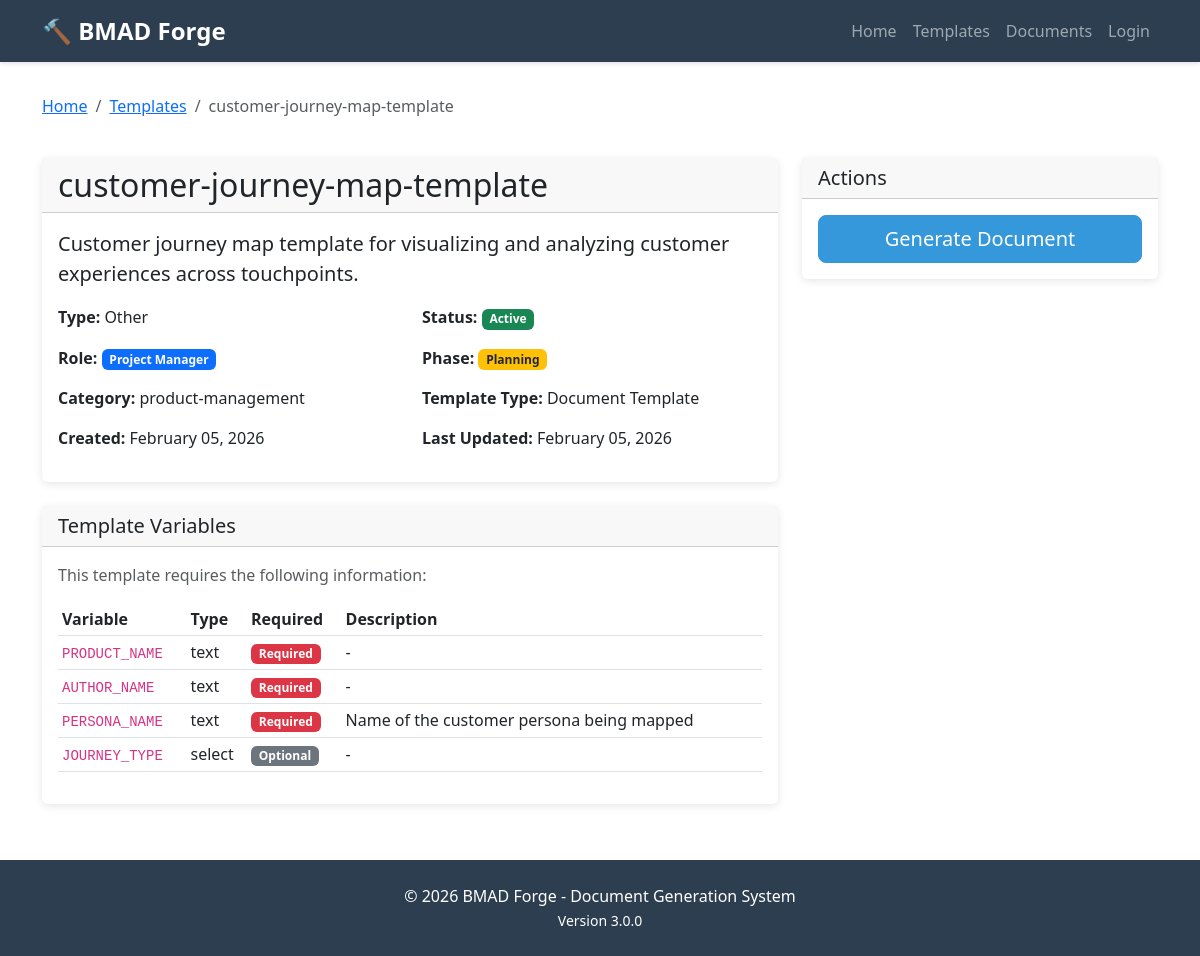
/forge/templates/2/, run on the app's committed database.
### forge/models.py (models this page shows, shortened)
class DocumentTemplate(models.Model):
    DOCUMENT_TYPES = [
        ('memorandum', 'Memorandum'),
        ('letter', 'Letter'),
        ('report', 'Report'),
        ('form', 'Form'),
        ('other', 'Other'),
    ]
    AGENT_ROLES = [
        ('orchestrator', 'Orchestrator'),
        ('analyst', 'Analyst'),
        ('pm', 'Project Manager'),
        ('architect', 'Architect'),
        ('scrum_master', 'Scrum Master'),
        ('developer', 'Developer'),
        ('qa', 'QA Engineer'),
    ]
    WORKFLOW_PHASES = [
        ('planning', 'Planning'),
        ('development', 'Development'),
    ]
    TEMPLATE_TYPES = [
        ('template', 'Document Template'),
        ('agent', 'Agent Prompt'),
    ]
    name = models.CharField(max_length=200, unique=True)
    document_type = models.CharField(max_length=50, choices=DOCUMENT_TYPES, default='other')
    description = models.TextField(blank=True)
    template_content = models.TextField(help_text="HTML template content")
    css_content = models.TextField(blank=True, help_text="CSS styling")
    js_content = models.TextField(blank=True, help_text="JavaScript for interactivity")
    agent_role = models.CharField(max_length=50, choices=AGENT_ROLES, blank=True)
    agent_roles = models.JSONField(default=list, blank=True)
    workflow_phase = models.CharField(max_length=50, choices=WORKFLOW_PHASES, blank=True)
    category = models.CharField(max_length=100, blank=True)
    template_type = models.CharField(max_length=20, choices=TEMPLATE_TYPES, default='template')
    source_file = models.CharField(max_length=255, blank=True, unique=True, null=True)
    created_at = models.DateTimeField(auto_now_add=True)
    updated_at = models.DateTimeField(auto_now=True)
    created_by = models.ForeignKey(User, on_delete=models.SET_NULL, null=True, related_name='templates_created')
    is_active = models.BooleanField(default=True)
    template_variables = models.TextField(
        blank=True,
        help_text="JSON object defining required variables"
    )
    class Meta:
        ordering = ['name']
        verbose_name = 'Document Template'
        verbose_name_plural = 'Document Templates'
        indexes = [
            models.Index(fields=['agent_role', 'workflow_phase']),
        ]
    def get_variables(self):
        if self.template_variables:
            try:
                return json.loads(self.template_variables)
            except json.JSONDecodeError:
                return {}
        return {}

### forge/views.py (the view)
# urls.py: path('templates/<int:template_id>/', views.template_detail, name='template_detail'),
def template_detail(request, template_id):
    template = get_object_or_404(DocumentTemplate, id=template_id)
    recent_docs = template.generated_documents.all()[:10]
    context = {
        'template': template,
        'recent_documents': recent_docs,
        'variables': template.get_variables(),
    }
    return render(request, 'forge/template_detail.html', context)

### forge/templates/forge/template_detail.html (shortened to what this page needs)
{% extends 'forge/base.html' %}
{% block content %}
<div class="row mb-4">
    <div class="col-12">
        <nav aria-label="breadcrumb">
            <ol class="breadcrumb">
                <li class="breadcrumb-item"><a href="{% url 'forge:index' %}">Home</a></li>
                <li class="breadcrumb-item"><a href="{% url 'forge:template_list' %}">Templates</a></li>
                <li class="breadcrumb-item active">{{ template.name }}</li>
            </ol>
        </nav>
    </div>
</div>
<div class="row">
    <div class="col-md-8">
        <div class="card mb-4">
            <div class="card-header">
                <h2 class="mb-0">{{ template.name }}</h2>
            </div>
            <div class="card-body">
                <p class="lead">{{ template.description }}</p>
                <div class="row">
                    <div class="col-md-6">
                        <p><strong>Type:</strong> {{ template.get_document_type_display }}</p>
                    </div>
                    <div class="col-md-6">
                        <p><strong>Status:</strong>
                            {% if template.is_active %}
                            <span class="badge bg-success">Active</span>
                            {% else %}
                            <span class="badge bg-secondary">Inactive</span>
                            {% endif %}
                        </p>
                    </div>
                </div>
                <div class="row">
                    <div class="col-md-6">
                        <p><strong>Role:</strong>
                            {% if template.agent_role %}
                            <span class="badge bg-primary">{{ template.get_agent_role_display }}</span>
                            {% else %}-{% endif %}
                        </p>
                    </div>
                    <div class="col-md-6">
                        <p><strong>Phase:</strong>
                            {% if template.workflow_phase %}
                            <span class="badge {% if template.workflow_phase == 'planning' %}bg-warning text-dark{% else %}bg-success{% endif %}">{{ template.get_workflow_phase_display }}</span>
                            {% else %}-{% endif %}
                        </p>
                    </div>
                </div>
                <div class="row">
                    <div class="col-md-6">
                        <p><strong>Category:</strong> {{ template.category|default:"-" }}</p>
                    </div>
                    <div class="col-md-6">
                        <p><strong>Template Type:</strong> {{ template.get_template_type_display }}</p>
                    </div>
                </div>
                <div class="row">
                    <div class="col-md-6">
                        <p><strong>Created:</strong> {{ template.created_at|date:"F d, Y" }}</p>
                    </div>
                    <div class="col-md-6">
                        <p><strong>Last Updated:</strong> {{ template.updated_at|date:"F d, Y" }}</p>
                    </div>
                </div>
            </div>
        </div>
        {% if variables %}
        <div class="card mb-4">
            <div class="card-header">
                <h5 class="mb-0">Template Variables</h5>
            </div>
            <div class="card-body">
                <p class="text-muted">This template requires the following information:</p>
                <div class="table-responsive">
                    <table class="table table-sm">
                        <thead>
                            <tr>
                                <th>Variable</th>
                                <th>Type</th>
                                <th>Required</th>
                                <th>Description</th>
                            </tr>
                        </thead>
                        <tbody>
                            {% for var_name, var_config in variables.items %}
                            <tr>
                                <td><code>{{ var_name }}</code></td>
                                <td>{{ var_config.type|default:"text" }}</td>
                                <td>
                                    {% if var_config.required %}
                                    <span class="badge bg-danger">Required</span>
                                    {% else %}
                                    <span class="badge bg-secondary">Optional</span>
                                    {% endif %}
                                </td>
                                <td>{{ var_config.help_text|default:"-" }}</td>
                            </tr>
                            {% endfor %}
                        </tbody>
                    </table>
                </div>
            </div>
        </div>
        {% endif %}
    </div>
    <div class="col-md-4">
        <div class="card mb-4">
            <div class="card-header">
                <h5 class="mb-0">Actions</h5>
            </div>
            <div class="card-body">
                <div class="d-grid gap-2">
                    <a href="{% url 'forge:generate_document' template.id %}" class="btn btn-primary btn-lg">
                        Generate Document
                    </a>
                </div>
            </div>
        </div>
    </div>
</div>
{% endblock %}

### data on the page
DocumentTemplate: name "customer-journey-map-template", description "Customer journey map template for visualizing and analyzing customer experiences across touchpoints.", document_type "Other", agent_role "Project Manager", workflow_phase "Planning", category "product-management", template_type "Document Template", created_at "February 05, 2026", updated_at "February 05, 2026"

### other printed values
{{ var_name }} "PRODUCT_NAME" "AUTHOR_NAME" "PERSONA_NAME" "JOURNEY_TYPE"
{{ var_config.type|default:"text" }} "text" "text" "text" "select"
{{ var_config.help_text|default:"-" }} "-" "-" "Name of the customer persona being mapped" "-"
